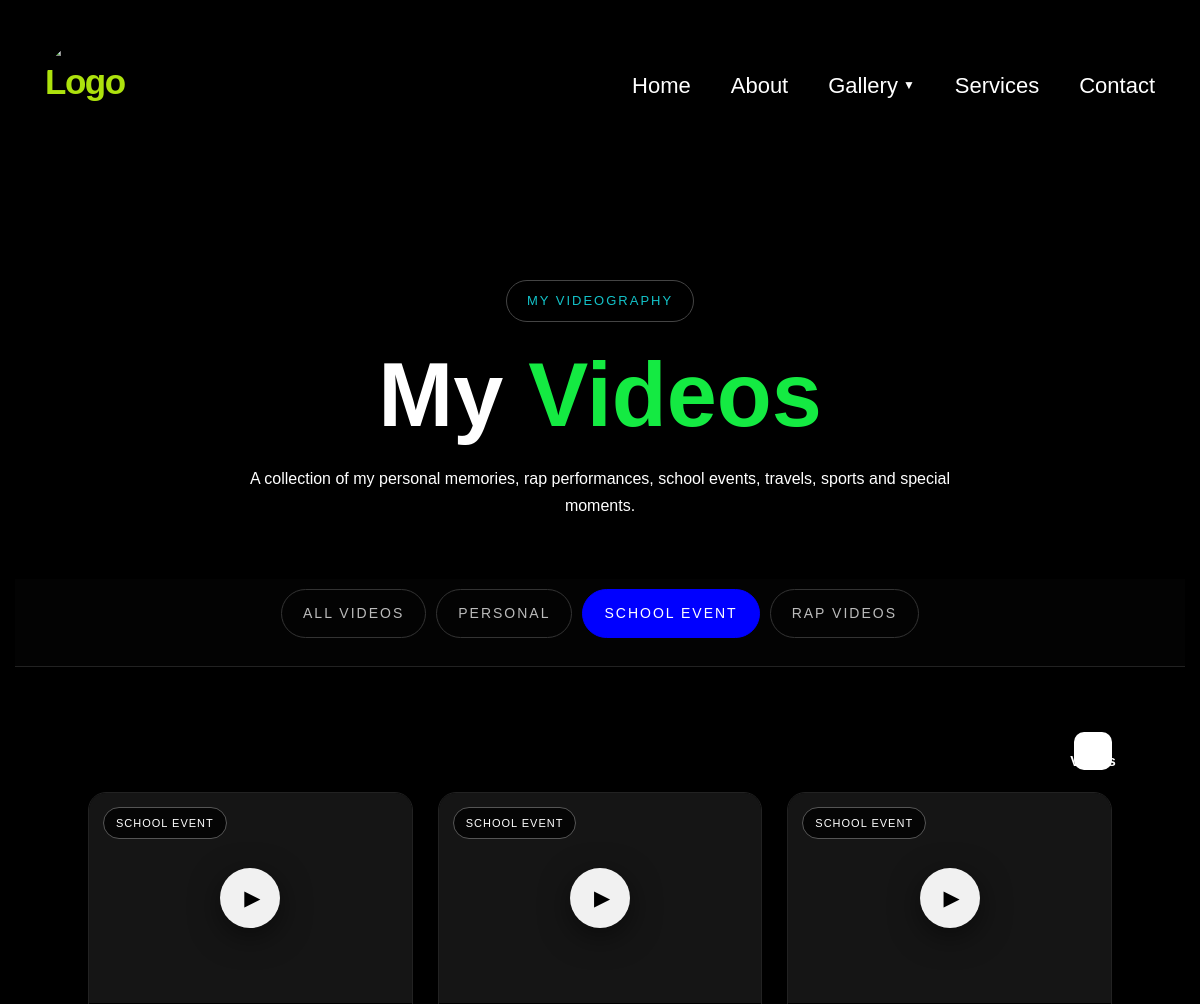
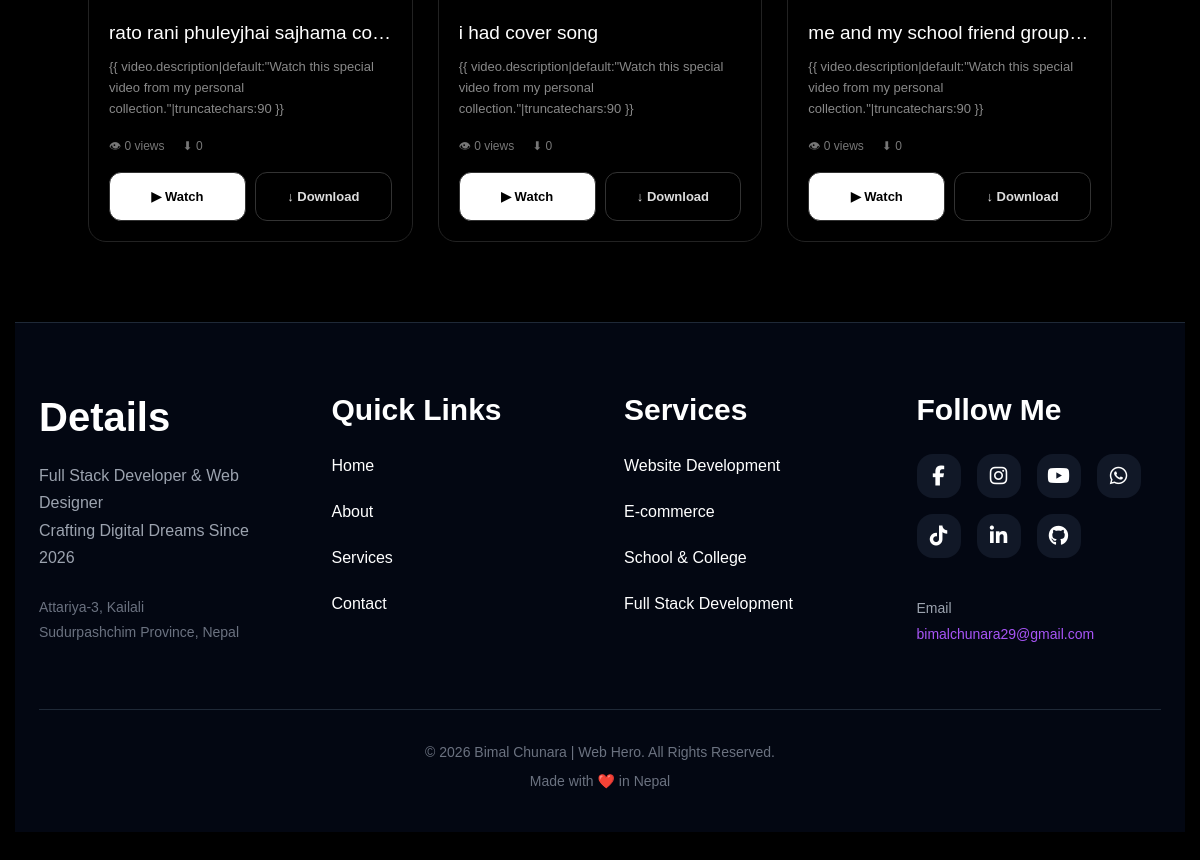
The page /videos/?category=school on the database its author committed (2 pictures, top to bottom).
### hero/models.py (models this page shows, shortened)
class Video(models.Model):
    CATEGORY_CHOICES = [
        ('all', 'All Videos'),
        ('personal', 'Personal'),
        ('school', 'School Event'),
        ('rap', 'Rap Videos'),
        ('group', 'Group Dance Video'),
    ]
    title = models.CharField(max_length=200)
    slug = models.SlugField(
        max_length=250,
        unique=True,
        blank=True
    )
    category = models.CharField(
        max_length=30,
        choices=CATEGORY_CHOICES,
        default='personal'
    )
    description = models.TextField(
        blank=True
    )
    video_file = models.FileField(
        upload_to='videos/',
        blank=True,
        null=True
    )
    views = models.PositiveIntegerField(
        default=0
    )
    downloads = models.PositiveIntegerField(
        default=0
    )
    featured = models.BooleanField(
        default=False
    )
    created_at = models.DateTimeField(
        auto_now_add=True
    )
    updated_at = models.DateTimeField(
        auto_now=True
    )
    is_active = models.BooleanField(
        default=True
    )

### hero/views.py (the view)
def video_gallery(request):
    category = request.GET.get('category', 'all')
    videos = Video.objects.filter(
        is_active=True
    ).order_by('-created_at')
    if category != 'all':
        videos = videos.filter(category=category)
    categories = [
        ('all', 'All Videos'),
        ('personal', 'Personal'),
        ('school', 'School Event'),
        ('rap', 'Rap Videos'),
    ]
    context = {
        'videos': videos,
        'categories': categories,
        'active_category': category,
    }
    return render(
        request,
        'videos.html',
        context
    )

### templates/videos.html (shortened to what this page needs)
{% extends 'base.html' %} {% block content %}
<section class="hero">
  <div class="badge">MY VIDEOGRAPHY</div>
  <h1>My <span>Videos</span></h1>
  <p>
    A collection of my personal memories, rap performances, school events,
    travels, sports and special moments.
  </p>
</section>
<div class="categories">
  {% for value, label in categories %}
  <a
    href="?category={{ value }}"
    class="category {% if active_category == value %} active {% endif %}"
  >
    {{ label }}
  </a>
  {% endfor %}
</div>
<main class="container">
  <div class="section-title">
    <span> {{ videos|length }} Videos </span>
  </div>
  {% if videos %}
  <div class="video-grid">
    {% for video in videos %}
    <article class="video-card">
      <div class="thumbnail">
        <div class="play-button">▶</div>
        <div class="category-label">{{ video.get_category_display }}</div>
      </div>
      <div class="video-content">
        <h3>{{ video.title }}</h3>
        <p class="description">
          {{ video.description|default:"Watch this special video from my
          personal collection."|truncatechars:90 }}
        </p>
        <div class="stats">
          <span> 👁 {{ video.views }} views </span>
          <span> ⬇ {{ video.downloads }} </span>
        </div>
        <div class="buttons">
          <a
            href="{% url 'training:video_detail' video.slug %}"
            class="btn watch"
          >
            ▶ Watch
          </a>
          {% if video.video_file %}
          <a href="{% url 'training:download_video' video.slug %}" class="btn">
            ↓ Download
          </a>
          {% endif %}
        </div>
      </div>
    </article>
    {% endfor %}
  </div>
  {% else %}
  <div class="empty">
    <h3>No Videos Found</h3>
    <p>Videos will appear here after uploading them from the admin panel.</p>
  </div>
  {% endif %}
</main>
{% endblock %}

### rows shown on the page
Video: category "SCHOOL EVENT", title "rato rani phuleyjhai sajhama co…", views "0", downloads "0", shows "↓ Download"
Video: category "SCHOOL EVENT", title "i had cover song", views "0", downloads "0", video_file "↓ Download"
Video: category "SCHOOL EVENT", title "me and my school friend group…", views "0", downloads "0", shows "↓ Download"

### other values the page prints
{{ label }} "ALL VIDEOS" "PERSONAL" "SCHOOL EVENT" "RAP VIDEOS"
